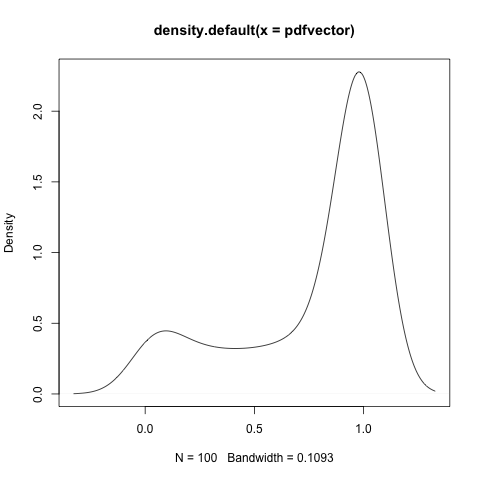

Generate this figure with R:
findsamebirthdays <- function(ndays)
{
  samebdays <- function(n) return (as.numeric(1-prod((365-(n-1))/365)))
  eventsize <- c(1:ndays)
  eventslist <- list()
  for(i in 1:length(eventsize)) eventslist[[i]] <- as.vector(c(1:eventsize[i]))
  pdfvector <- vector()
  for(i in 1:length(eventslist)) pdfvector[[i]] <- samebdays(as.vector(eventslist[[i]],mode="integer"))
  png(file='./Ex2.1.png')
  plot(density(pdfvector))
  dev.off()
}